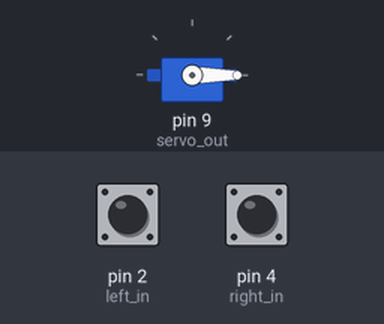
Recording of a sketch running on a simulated Arduino Uno, built with avr-gcc and run on an emulated ATmega328P. Parts: servo. The test bench sets the inputs (shaded band); at power-on: pin 2 (left_in) LOW, pin 4 (right_in) LOW.

Above: at 2.2 s.
2.3 s: pin 2 (left_in) pulled HIGH for 1 s
At 3.7 s:
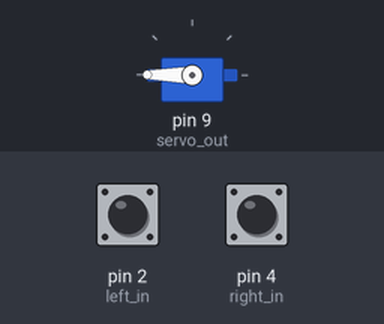
4.8 s: pin 4 (right_in) pulled HIGH for 0.15 s
At 6.1 s:
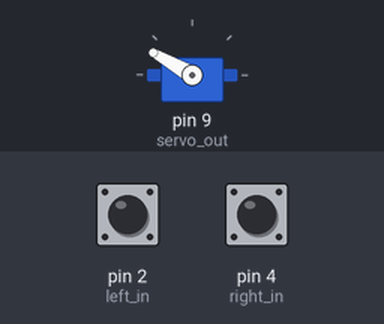
6.4 s: pin 4 (right_in) pulled HIGH for 1 s
At 6.85 s:
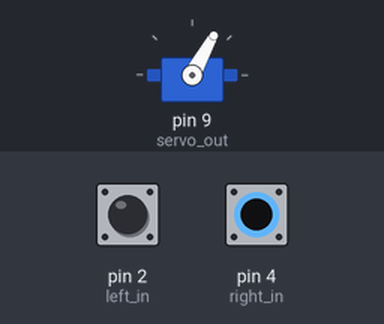
8.9 s: pin 2 (left_in) pulled HIGH for 0.15 s
At 9.4 s:
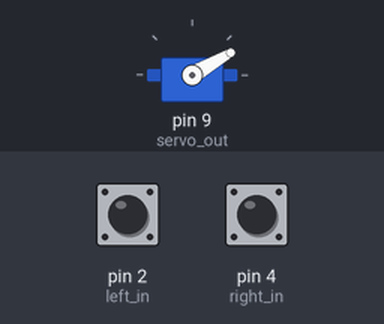
10.5 s: pin 2 (left_in) pulled HIGH for 3.2 s
At 10.95 s:
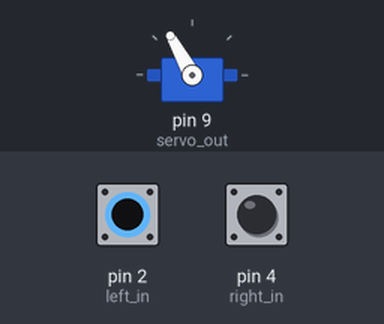
15.2 s: pin 4 (right_in) pulled HIGH for 3.2 s
At 15.65 s:
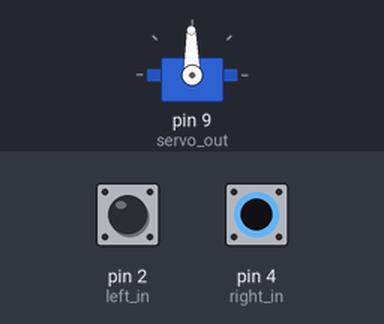
Timing chart, 0 to 18.2 s (numbered marks = the images above; inputs shaded):
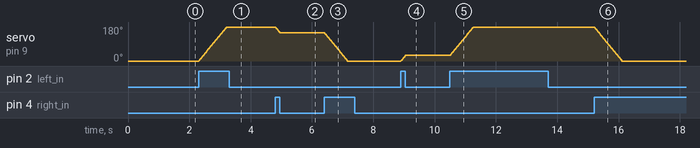

The sketch:

servo_button_control.ino
```cpp
#include <Servo.h>

short const right_in = 4;
short const left_in = 2;
short const servo_out = 9;

Servo servo_1;

void setup() {
  pinMode(right_in, INPUT);
  pinMode(left_in, INPUT);
  servo_1.attach(servo_out);
  servo_1.write(0);
  // waiting for servo's initial position
  delay(1000);
}

short pos = 0;

void loop() {
  short const right_val = digitalRead(right_in);
  short const left_val = digitalRead(left_in);
  if (right_val && pos > 0) {
    --pos;
    servo_1.write(pos);
    delay(5);
  } else if (left_val && pos < 180) {
    ++pos;
    servo_1.write(pos);
    delay(5);
  }
}
```

Measured:
- after the input at 2.3 s, servo on pin 9 (servo_out): moves from 0° to 180° over 0.91 s, starting at once
- after the input at 4.8 s, servo on pin 9 (servo_out): 180° → 150° at once
- after the input at 6.4 s, servo on pin 9 (servo_out): moves from 150° to 0° over 0.76 s, starting at once
- after the input at 8.9 s, servo on pin 9 (servo_out): 0° → 30° at once
- after the input at 10.5 s, servo on pin 9 (servo_out): moves from 30° to 180° over 0.76 s, starting at once
- after the input at 15.2 s, servo on pin 9 (servo_out): moves from 180° to 0° over 0.91 s, starting at once
